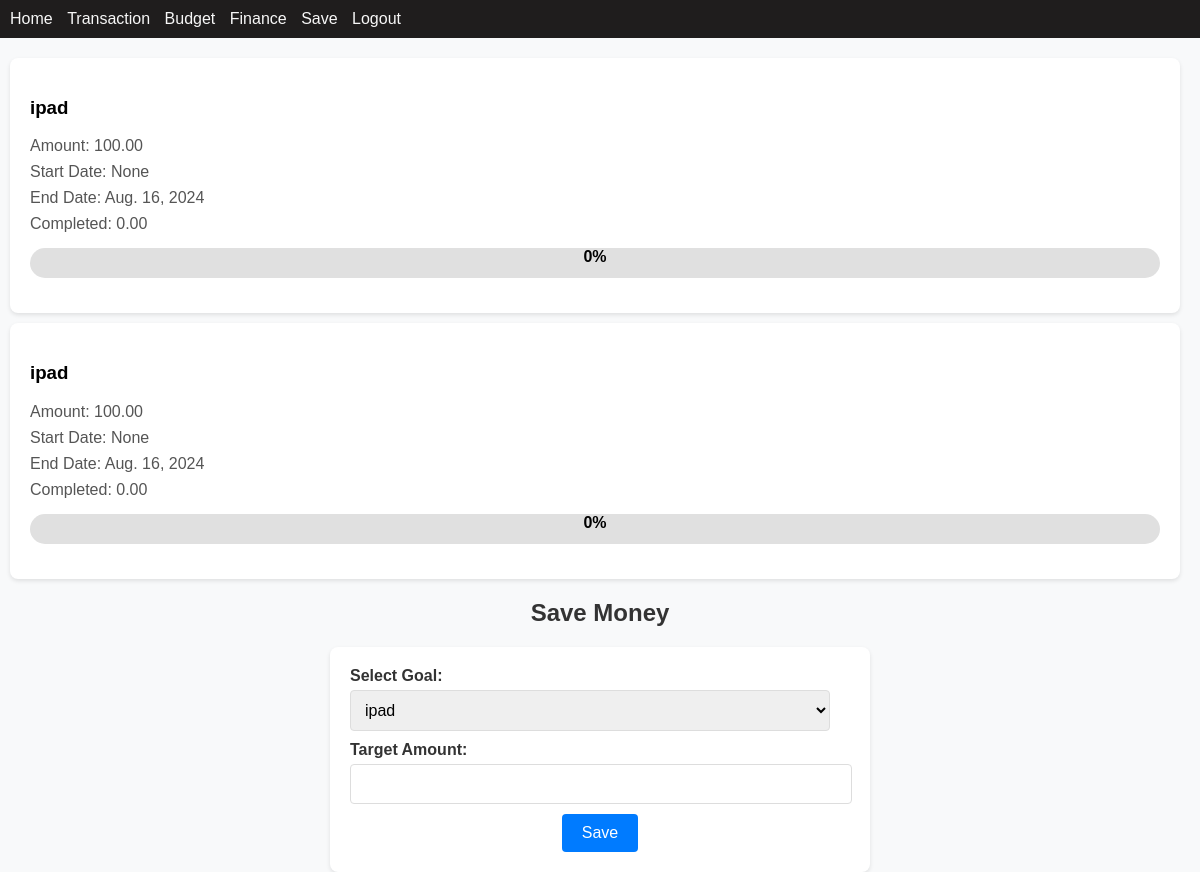
The page /save/ (signed in) on the database as committed earlier.
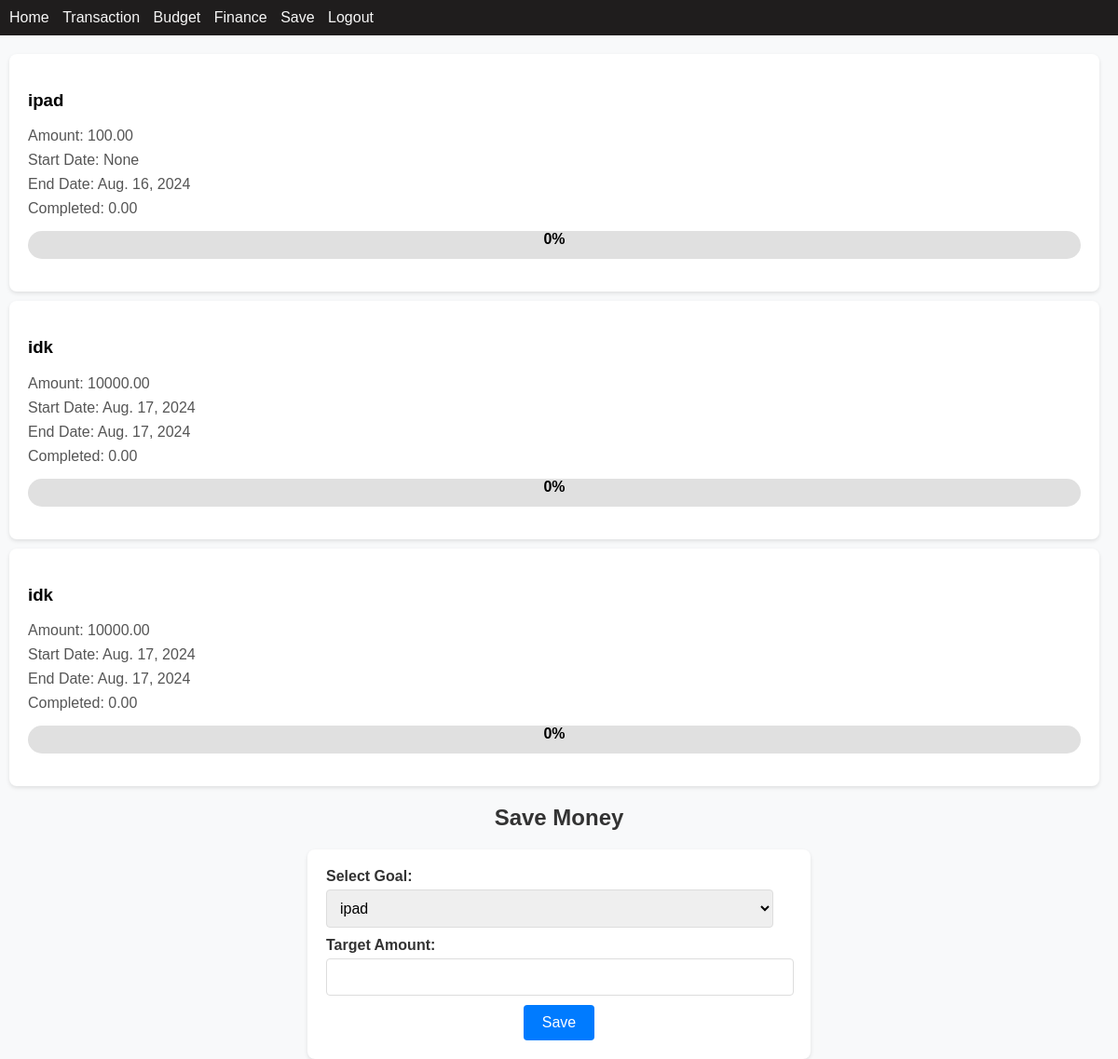
The same page on the database as committed later.
### user/models.py (models this page shows, shortened)
class FinancialGoal(models.Model):
    id = models.AutoField(primary_key=True)
    user = models.ForeignKey(CustomUser, on_delete=models.CASCADE)
    goal_name = models.CharField(max_length=100)
    target_amount = models.DecimalField(max_digits=10, decimal_places=2)
    current_amount = models.DecimalField(max_digits=10, decimal_places=2, default=0)
    due_date = models.DateField()
    created_at = models.DateField(auto_now_add=True)
    last_updated = models.DateTimeField(auto_now=True)
    @property
    def progress(self):
        return (self.current_amount / self.target_amount) * 100

### frontend/views.py (the view, shortened to what this page needs)
# urls.py: path('save/', views.save, name='save'),
@login_required(login_url='/log/')
def save(request, id=None):
    return render(request, 'save.html', {'goals': FinancialGoal.objects.filter(user=request.user)})

### frontend/templates/save.html (shortened to what this page needs)
{% extends 'base.html' %}
{% load static %}
{% block extra %} <link rel="stylesheet" href="{% static 'css/save.css' %}"> {% endblock %}
{% block content %}
    {% for goal in goals %}
    <div class='info'>
        <h3>{{ goal.goal_name }}</h3>
        <p>Amount: {{ goal.target_amount }}</p>
        <p>Start Date: {{ goal.created_at }}</p>
        <p>End Date: {{ goal.due_date }}</p>
        <p>Completed: {{ goal.current_amount }}</p>
        <div class="progress-bar-container">
            <div class="progress-bar" style="width: {{ goal.progress }}%;">
                <span class="progress-text">{{ goal.progress }}%</span>
            </div>
        </div>
    </div>
    {% endfor %}
    <h2>Save Money</h2>
    <form method="POST" action=''>
        <label for="goal">Select Goal:</label>
        <select name="id" id="goal" required>
            {% for goal in goals %}
                <option value="{{ goal.id }}">{{ goal.goal_name }}</option>
            {% endfor %}
        </select>
        <label for="amount">Target Amount:</label>
        <input type="number" id="amount" name="amount" required><br>
        <input type="submit" value="Save">
    </form>
{% endblock %}

Rows that differ between the two databases and show on the page:
removed FinancialGoal: goal_name "ipad", target_amount "100.00", created_at "None", due_date "Aug. 16, 2024", current_amount "0.00", progress "0"
added FinancialGoal: goal_name "idk", target_amount "10000.00", created_at "Aug. 17, 2024", due_date "Aug. 17, 2024", current_amount "0.00", progress "0"
added FinancialGoal: goal_name "idk", target_amount "10000.00", created_at "Aug. 17, 2024", due_date "Aug. 17, 2024", current_amount "0.00", progress "0"
